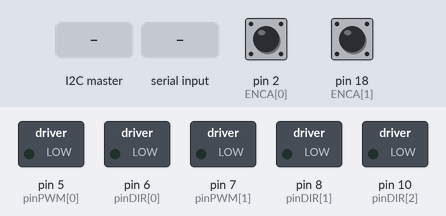
Recording of a sketch running on a simulated Arduino Mega 2560, built with avr-gcc and run on an emulated ATmega2560. On the bench: switched loads named in the sketch (green lamp = pin HIGH). Inputs (shaded band) come from the test bench; at power-on: pin 2 (ENCA[0]) HIGH, pin 18 (ENCA[1]) HIGH. What the sketch prints to the serial monitor is not drawn.

Above: at 2.2 s.
2.3 s: the I2C master sends the byte 1
At 3.0 s:
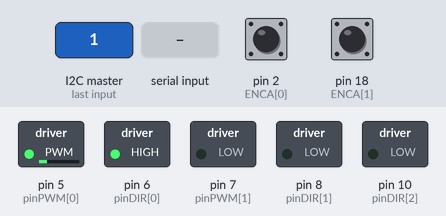
3.8 s: the I2C master sends "b"
At 4.2 s:
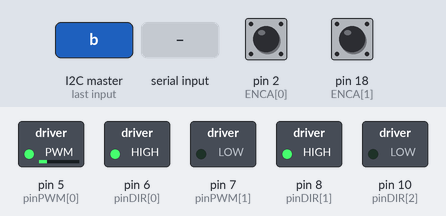
5.3 s: "l,45\n" received over Serial
At 6.7 s:
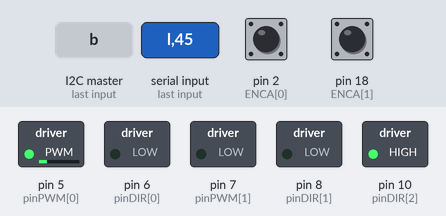
7.8 s: the I2C master sends the byte 5
At 8.4 s:
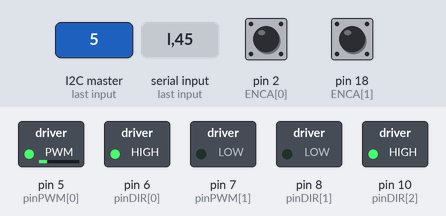
9.3 s: the I2C master sends "r"
At 10.5 s:
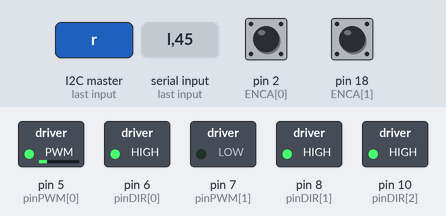
10.8 s: "a90\n" received over Serial
At 12.8 s:
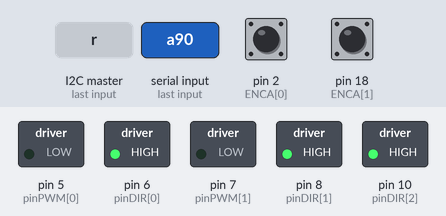
Timing chart, 0 to 14.3 s (numbered marks = the images above; inputs shaded):
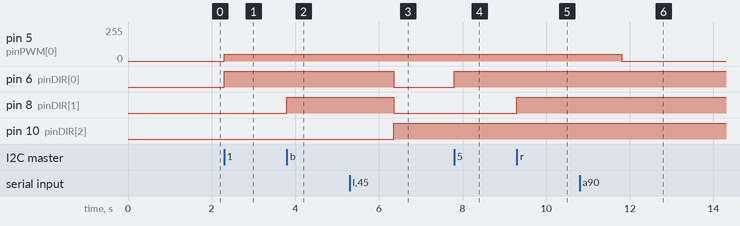

Measured:
- after the input at 2.3 s, pin 5 (pinPWM[0]): 0/255 → 50/255 at once; pin 6 (pinDIR[0]): LOW → HIGH at once
- after the input at 3.8 s, pin 8 (pinDIR[1]): LOW → HIGH at once
- after the input at 5.3 s, pin 6 (pinDIR[0]), pin 8 (pinDIR[1]): HIGH → LOW after 1.0 s; pin 10 (pinDIR[2]): LOW → HIGH after 1.0 s
- after the input at 7.8 s, pin 6 (pinDIR[0]): LOW → HIGH at once
- after the input at 9.3 s, pin 8 (pinDIR[1]): LOW → HIGH at once
- after the input at 10.8 s, pin 5 (pinPWM[0]): 50/255 → 0/255 after 1.0 s

The sketch:

Mega_slave1.ino
```cpp
#include "TimerOne.h"
#include <Wire.h>
#include <PID_v1.h>


#define num_motors 2
#define id 1

int ENCA[] = {2,18};
int ENCB[] = {52, 53};
int pinPWM[] = {5,7,9};
int pinDIR[] = {6,8,10};

volatile long pos_i[] = {0,0,0};
volatile float velocity_i[] = {0,0,0};
volatile float external_speed[] = {0,0,0};
volatile float external_angle[] = {0,0,0};
volatile float tours[] = {0,0,0};
volatile long prevT_i[] = {0,0,0};
double setpoint[] = {0,0,0};
double input[] = {0,0,0};
double output[] = {0,0,0};
volatile double input_copy[] = {0,0,0};


float resolution = 0.01;
int reduction = 172;
boolean isPID = false;
double Kp=2500, Ki=0.2, Kd=0.001;
PID myPID1(&input[0], &output[0], &setpoint[0], Kp, Ki, Kd, DIRECT);
PID pids[]={myPID1,myPID1,myPID1};

void ISR_timerone() {
  for (int i = 0; i < num_motors; i++) {
      Serial.print("Motor ");
      Serial.print(i);
      Serial.print(" input ");
      Serial.print(" ");
      Serial.print(input[i]);
      Serial.print(" - set point ");
      Serial.print(" ");
      Serial.print(setpoint[i]);
      Serial.print(" - output ");
      Serial.print(" ");
      Serial.println(output[i]);
  }
}

void setup() {
  Wire.begin(id);
  Wire.onRequest(requestEvent); // register event
  Wire.onReceive(receiveEvent); // register event
  Serial.begin(9600);    // start serial for output

  for (int i = 0; i < num_motors; i++) {
    pinMode(ENCA[i],INPUT);
    pinMode(ENCB[i],INPUT);
    pinMode(pinPWM[i],OUTPUT);
    pinMode(pinDIR[i],OUTPUT);
  }
  attachInterrupt(digitalPinToInterrupt(ENCA[0]), readEncoder1,RISING);
  attachInterrupt(digitalPinToInterrupt(ENCA[1]), readEncoder2,RISING);
  attachInterrupt(digitalPinToInterrupt(ENCA[2]), readEncoder3,RISING);

  Timer1.initialize(2000000);
  Timer1.attachInterrupt(ISR_timerone);

  for (int i = 0; i < num_motors; i++) {
    pids[i] = PID(&input[i], &output[i], &setpoint[i], Kp, Ki, Kd, DIRECT);
    pids[i].SetMode(AUTOMATIC); // set the mode to automatic
    pids[i].SetOutputLimits(-255, 255); // set the output limits
  }
  delay(1000);
}

void loop() {
  if(Serial.available()>0){
     handle_input(Serial.readString());
  }

  noInterrupts();
  for (int i = 0; i < num_motors; i++) {
    input[i] = input_copy[i];
  }
  interrupts();

  for (int i = 0; i < num_motors; i++) {
    pids[i].Compute();
  }

  if(isPID){
    for (int i = 0; i < num_motors; i++) {
      //Serial.println(output[i]);
      setMotor(output[i], pinDIR[i], pinPWM[i]);
    }
  }
}


boolean checkIfDone(){
  for (int i = 0; i < num_motors; i++) {
    if(abs(setpoint[i] - input[i]) > resolution){
      return false;
    }
  }
  return true;
}


void readEncoder(int i){
  int b = digitalRead(ENCB[i]);
  int increment = 0;
  if(b>0){
    increment = 1;
  }
  else{
    increment = -1;
  }
  pos_i[i] = pos_i[i] + increment;
  tours[i] = pos_i[i]/12.0/reduction;
  input_copy[i] = tours[i];
  external_angle[i] = (pos_i[i] /12.0)*2*PI / reduction ;
  long currT = micros();
  float deltaT = ((float) (currT - prevT_i[i]))/1.0e6;
  velocity_i[i] = increment/deltaT;
  velocity_i[i] =(velocity_i[i] / 12)*2*PI;
  external_speed[i] = velocity_i[i]/reduction ;
  prevT_i[i] = currT;
}

void setMotor(int pwmVal, int pinDIR, int pinPWM){
  int dir = 1;
  if(pwmVal != 0) {
    dir = abs(pwmVal)/pwmVal;
    pwmVal = abs(pwmVal);
  }
  analogWrite(pinPWM,pwmVal); // Motor speed
  if(dir == 1){
    digitalWrite(pinDIR,HIGH);
  }
  else if(dir == -1){
    digitalWrite(pinDIR,LOW);
  }
}

 String getValue(String data, char separator, int index)
{
  int found = 0;
  int strIndex[] = {0, -1};
  int maxIndex = data.length()-1;

  for(int i=0; i<=maxIndex && found<=index; i++){
    if(data.charAt(i)==separator || i==maxIndex){
        found++;
        strIndex[0] = strIndex[1]+1;
        strIndex[1] = (i == maxIndex) ? i+1 : i;
    }
  }

  return found>index ? data.substring(strIndex[0], strIndex[1]) : "";
}


void readEncoder1(){
  readEncoder(0);
}
void readEncoder2(){
  readEncoder(1);
}
void readEncoder3(){
  readEncoder(2);
}


// function that executes whenever data is received from master
void receiveEvent() {
  setMotor(50,6,5);
  String input_string = "";
  while (Wire.available()) { // loop through all but the last
    char c = Wire.read();       // receive byte as a character
    input_string += c;
  }
  handle_input(input_string);
  Serial.println(input_string);
}

// function that executes whenever data is requested by master
void requestEvent() {
  //Wire.write(value); // respond with message of 1 byte
}
void handle_input(String input){
    char command = input.charAt(0);;
    input = input.substring(1);
    if(command == 'b') {
      int index = input.toInt()-1;
      setMotor(0, pinDIR[index], pinPWM[index]);
      isPID = false;
    }
    else if (command == 'l'){
      int index = input.toInt()-1;
      setMotor(-255, pinDIR[index], pinPWM[index]);
      isPID = false;
    }
    else if (command == 'r'){
      int index = input.toInt()-1;
      setMotor(255, pinDIR[index], pinPWM[index]);
      isPID = false;
    }
    else if (command == 'a'){
      isPID = true;
    }
    else if (command == 's'){
      for (int i = 0; i < num_motors; i++) {
        setpoint[i] = getValue(input, ',', i).toFloat();
      }
      Serial.println(input);
    }
}
```
